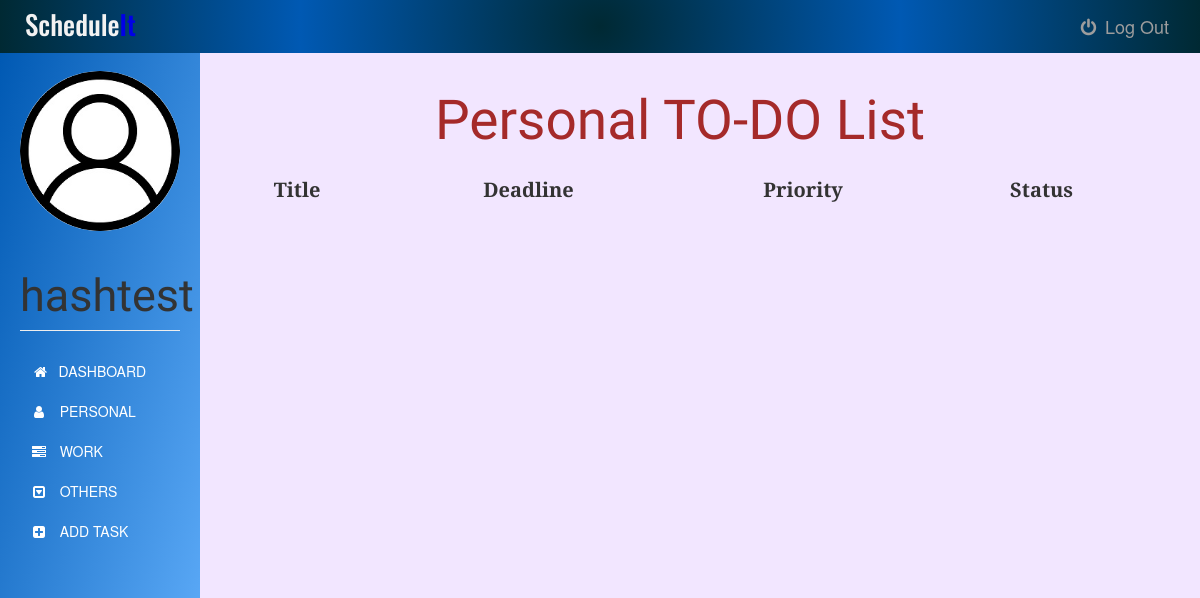
Page /personaltask (signed in) on the earlier database version.
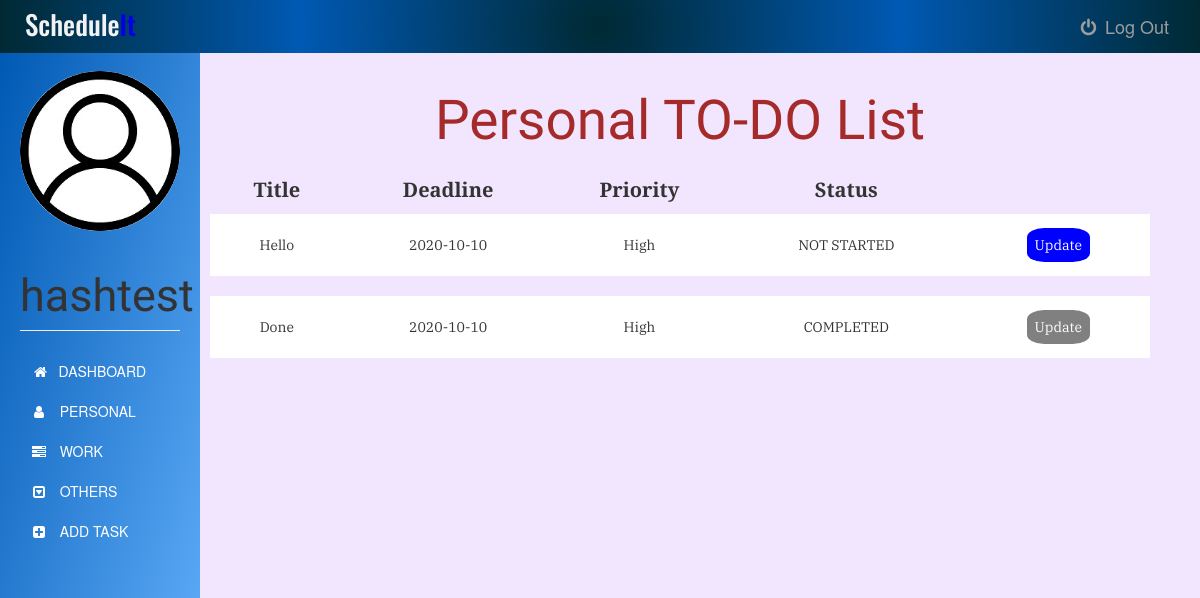
Same page on the later database version.
### app.py (models this page shows)
class User(UserMixin, db.Model):
    id = db.Column(db.Integer, primary_key=True)
    username = db.Column(db.String(15), unique=True, nullable=False)
    email = db.Column(db.String(50), unique=True, nullable=False)
    password = db.Column(db.String(80), unique=True, nullable=False)
    tasks = db.relationship('Task', backref='author', lazy=True)

class Task(db.Model):
    id = db.Column(db.Integer, primary_key=True)
    title = db.Column(db.Text, nullable=False)
    date = db.Column(db.Date, nullable=False)
    content = db.Column(db.Text, nullable=False)
    WorkType = db.Column(db.Text, nullable=False)
    priority = db.Column(db.Text)
    status = db.Column(db.Text, nullable=False, default='NEW')
    user_id = db.Column(db.Integer, db.ForeignKey('user.id'), nullable=False)

### app.py (the view)
@app.route('/personaltask', methods=['GET', 'POST'])
@login_required
def personaltask():
    tasks = Task.query.filter_by(user_id=current_user.id)
    return render_template('personal.html', tasks=tasks ,name=current_user.username, tdate=date.today())

### app.py (called while the page is built)
@login_manager.user_loader
def load_user(user_id):
    return User.query.get(int(user_id))

### templates/personal.html (shortened to what this page needs)
{% extends "bootstrap/base.html" %}
{% block styles %}
{{super()}}
<link rel="stylesheet" href="{{url_for('.static', filename='personal.css')}}">
<link rel="stylesheet" href="https://maxcdn.bootstrapcdn.com/font-awesome/4.7.0/css/font-awesome.min.css">
{% endblock %}
{% block content %}
    <nav class="navbar navbar-inverse navbar-fixed-top">
      <div class="container-fluid">
        <div class="navbar-header">
          <center><h3><span>Schedule</span>It</h3></center>
        </div>
        <div class="navbar-collapse">
          <ul class="nav navbar-nav">
            <li>
              <a href="{{ url_for('logout') }}">
              <i class="fa fa-power-off fa-fw" aria-hidden="true"></i>
              Log Out
              </a>
            </li>
          </ul>
          </div>
      </div>
    </nav>
    <div class="container-fluid">
      <div class="row">
        <nav class=" sidebar">
          <div class="image img-cir img-120">
            <center>
              <img src="{{url_for('static', filename='user-icon.jpg')}}" width="250" height="200" class="img-responsive"/>
            </center>
            <center>
              <h1 class="page-header">{{ name }}</h1>
            </center>
          </div>
          <div>
            <div class="nav nav-sidebar">
              <ul class="nav nav-sidebar">
                <li >
                  <a class="list-group-item" href="{{ url_for('dashboard') }}">
                    &nbsp;<i class="fa fa-home" aria-hidden="true"></i>&nbsp;&nbsp; DASHBOARD
                  </a>
                </li>
                <li>
                  <a class="list-group-item" href="#">
                    <i class="fa fa-user fa-fw" aria-hidden="true"></i>&nbsp;&nbsp; PERSONAL
                  </a>
                </li>
                <li>
                  <a class="list-group-item" href="{{ url_for('worktask') }}">
                    <i class="fa fa-tasks fa-fw" aria-hidden="true"></i>&nbsp;&nbsp; WORK
                  </a>
                </li>
                <li>
                  <a class="list-group-item" href="{{ url_for('othertask') }}">
                    <i class="fa fa-caret-square-o-down fa-fw" aria-hidden="true"></i>&nbsp;&nbsp; OTHERS
                  </a>
                </li>
                <li>
                  <a class="list-group-item" href="{{ url_for('addtask') }}">
                    <i class="fa fa-plus-square fa-fw" aria-hidden="true"></i>&nbsp;&nbsp; ADD TASK
                  </a>
                </li>
              </ul>
            </div>
          </div>
        </nav>
        <div class="col-sm-9 col-sm-offset-3 col-md-10 col-md-offset-2 main">
          	<center><h1>Personal TO-DO List</h1></center>
          	<table>
          		<thead>
	          		<tr>
	          			<th>Title</th>
	          			<th>Deadline</th>
	          			<th>Priority</th>
	          			<th>Status</th>
	          		</tr>
          		</thead>
          		<tbody>
	          		{% for task in tasks %}
	          			{% if task.WorkType == "Personal"  %}
	          				<tr>
			          			<td>{{task.title}}</td>
			          			<td>{{task.date}}</td>
			          			<td>{{task.priority}}</td>
			          			{% if tdate > task.date and (task.status !="CANCELLED" or task.status !="COMPLETED") %}
                        <td class="status">NOT COMPLETED</td>
                      {% else %}
                        <td class="status">{{task.status}}</td>
                      {% endif %}
                      {% if (task.status == "NEW" or task.status == "IN PROGRESS" or task.status == "NOT STARTED") and tdate <= task.date %}
			          			  <td><a href="{{ url_for('update_task', task_id=task.id) }}">Update</a></td>
                      {% else %}
                        <td><a class="arcup" href="{{ url_for('update_task', task_id=task.id) }}">Update</a></td>
                      {% endif %}
			          		</tr>
			          		<tr class="spacer">
			          		<tr>
			          	{% endif %}
			        {% endfor %}
		        </tbody>
          	</table>
        </div>
      </div>
    </div>
{% endblock %}

### static/personal.css (style rules this page uses)
body { padding-top: 50px; background-color: #f2e6ff; }
.navbar-fixed-top { border: 0; }
.navbar { background-image: radial-gradient(circle, #002933,#0059b3, #002933); }
.navbar-header h3 { font-family: 'Oswald', sans-serif; font-size: 27px; margin: 10px; color: #0000e6; }
.navbar-header span { font-size: 27px; color: #f2f2f2; }
.navbar-collapse ul { float: right; margin: 3px; list-style: none; }
.navbar-collapse ul li { float: left; position: relative; }
.navbar-collapse ul li a { display: block; margin: 0px; padding: 13px; font-size: 18px; text-decoration: none; }
.sidebar { width: 200px; position: fixed; top: 51px; bottom: 0; left: 0; z-index: 1000; display: block; padding: 20px; overflow-x: hidden; overflow-y: auto; background-image: linear-gradient(to bottom right, #0059b3, #66b3ff); }
.sidebar .page-header { font-size: 45px; font-family: 'Tenali Ramakrishna', sans-serif; }
.nav-sidebar { margin-right: -21px; margin-bottom: 20px; margin-left: -20px; }
.nav-sidebar > li > a { padding-right: 20px; padding-left: 50px; }
.nav-sidebar ul li a { background-color: transparent; color: white; border: none; }
.nav-sidebar a { display: none; }
.row img { border-radius: 50%; }
.main { margin-top: 1px; padding: 30px; right: 20px; }
.main h1 { margin-top: 4px; padding: 5px; font-size: 55px; color: brown; font-family: 'Tenali Ramakrishna', sans-serif; text-align: center; }
.main table { width: 100%; }
.main thead tr { font-size: 20px; font-family: 'PT Serif', serif; }
.main tbody tr { background-color: white; font-family: 'IBM Plex Serif', serif; }
.main tbody .spacer { height: 20px; }
.main thead th { padding: 10px; text-align: center; }
.main tbody td { padding: 21px; text-align: center; }
.main tbody td a { text-decoration: none; padding: 8px; background-color: blue; color: white; border-radius: 27%; }
.main .arcup { background-color: grey; }

Differences in the rows shown:
added Task: title "Hello", date "2020-10-10", priority "High", status "NOT STARTED"
added Task: title "Done", date "2020-10-10", priority "High", status "COMPLETED"
